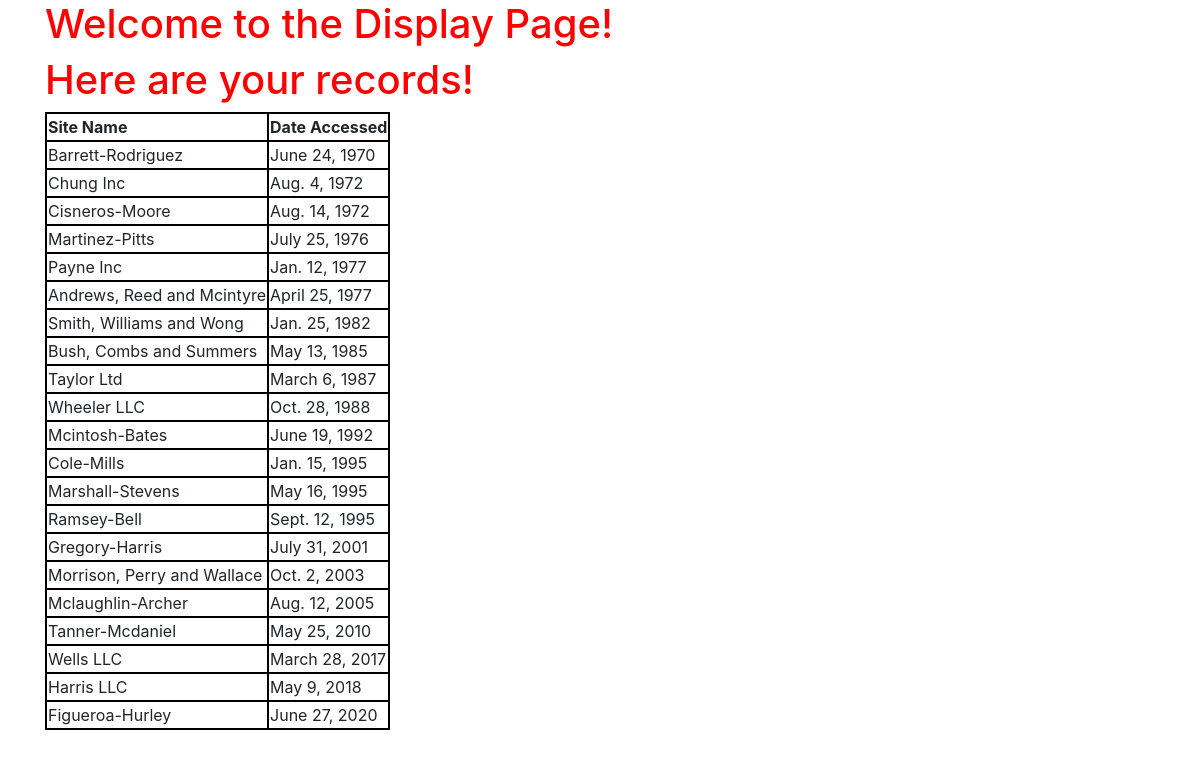
Screenshot of /home/display with the database file from the repository.
### home/models.py (models this page shows, shortened)
class AccessRecords(models.Model):
    name = models.ForeignKey(WebPage, on_delete=models.CASCADE)
    date = models.DateField()

class WebPage(models.Model):
    topic = models.ForeignKey(Topic, on_delete=models.CASCADE)
    name = models.CharField(max_length=264,unique=True)
    url = models.URLField(unique=True)
    def __str__(self):
        return self.name

### home/views.py (the view)
# urls.py: path('display',displayrecords, name='displayrecords'),
def displayrecords(request):
    webpages_list = AccessRecords.objects.order_by('date')
    date_dict = {'access_records' : webpages_list}
    return render(request,'home/displayrecords.html',context=date_dict)

### home/templates/home/displayrecords.html (shortened to what this page needs)
<!DOCTYPE html>
{% load static %}
<html lang="en" dir="ltr">
  <head>
    <link rel="stylesheet" href="https://stackpath.bootstrapcdn.com/bootstrap/4.5.2/css/bootstrap.min.css">
    <link rel="stylesheet" href="{% static "home/css/style.css" %}">
  </head>
  <body>
    <div class="container">
    <h1> Welcome to the Display Page!</h1>
    <h1> Here are your records!</h1>
    <div class="webpagetable">
      {% if access_records %}
        <table>
          <thead>
            <th>Site Name</th>
            <th>Date Accessed</th>
          </thead>
          {% for acc in access_records %}
          <tr>
            <td>{{ acc.name }}</td>
            <td>{{ acc.date }}</td>
          </tr>
          {% endfor %}
        </table>
        {% else %}
        <p>There is no records present in the table!</p>
        {% endif %}
  </div>
  </body>
</html>

### home/static/home/css/style.css (style rules this page uses)
h1 { color: red; }
table, th, td { border: 2px solid black; }

### rows the page displays
AccessRecords: name "Barrett-Rodriguez", date "June 24, 1970"
AccessRecords: name "Chung Inc", date "Aug. 4, 1972"
AccessRecords: name "Cisneros-Moore", date "Aug. 14, 1972"
AccessRecords: name "Martinez-Pitts", date "July 25, 1976"
AccessRecords: name "Payne Inc", date "Jan. 12, 1977"
AccessRecords: name "Andrews, Reed and Mcintyre", date "April 25, 1977"
AccessRecords: name "Smith, Williams and Wong", date "Jan. 25, 1982"
AccessRecords: name "Bush, Combs and Summers", date "May 13, 1985"
AccessRecords: name "Taylor Ltd", date "March 6, 1987"
AccessRecords: name "Wheeler LLC", date "Oct. 28, 1988"
AccessRecords: name "Mcintosh-Bates", date "June 19, 1992"
AccessRecords: name "Cole-Mills", date "Jan. 15, 1995"
AccessRecords: name "Marshall-Stevens", date "May 16, 1995"
AccessRecords: name "Ramsey-Bell", date "Sept. 12, 1995"
AccessRecords: name "Gregory-Harris", date "July 31, 2001"
AccessRecords: name "Morrison, Perry and Wallace", date "Oct. 2, 2003"
AccessRecords: name "Mclaughlin-Archer", date "Aug. 12, 2005"
AccessRecords: name "Tanner-Mcdaniel", date "May 25, 2010"
AccessRecords: name "Wells LLC", date "March 28, 2017"
AccessRecords: name "Harris LLC", date "May 9, 2018"
AccessRecords: name "Figueroa-Hurley", date "June 27, 2020"
